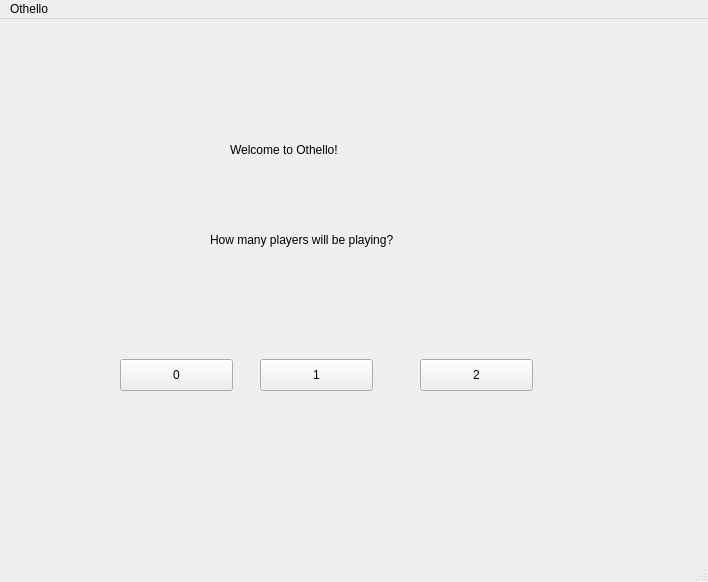
<?xml version="1.0" encoding="UTF-8"?>
<ui version="4.0">
 <class>gameplay</class>
 <widget class="QMainWindow" name="gameplay">
  <property name="geometry">
   <rect>
    <x>0</x>
    <y>0</y>
    <width>708</width>
    <height>582</height>
   </rect>
  </property>
  <property name="windowTitle">
   <string>gameplay</string>
  </property>
  <widget class="QWidget" name="centralwidget">
   <widget class="QLabel" name="intro_lb1">
    <property name="geometry">
     <rect>
      <x>210</x>
      <y>190</y>
      <width>251</width>
      <height>61</height>
     </rect>
    </property>
    <property name="text">
     <string>How many players will be playing?</string>
    </property>
   </widget>
   <widget class="QLabel" name="intro_lb2">
    <property name="geometry">
     <rect>
      <x>230</x>
      <y>100</y>
      <width>151</width>
      <height>61</height>
     </rect>
    </property>
    <property name="text">
     <string>Welcome to Othello!</string>
    </property>
   </widget>
   <widget class="QPushButton" name="bt">
    <property name="geometry">
     <rect>
      <x>120</x>
      <y>340</y>
      <width>113</width>
      <height>32</height>
     </rect>
    </property>
    <property name="text">
     <string>0</string>
    </property>
   </widget>
   <widget class="QPushButton" name="bt_2">
    <property name="geometry">
     <rect>
      <x>260</x>
      <y>340</y>
      <width>113</width>
      <height>32</height>
     </rect>
    </property>
    <property name="text">
     <string>1</string>
    </property>
   </widget>
   <widget class="QPushButton" name="bt_3">
    <property name="geometry">
     <rect>
      <x>420</x>
      <y>340</y>
      <width>113</width>
      <height>32</height>
     </rect>
    </property>
    <property name="text">
     <string>2</string>
    </property>
   </widget>
   <widget class="QWidget" name="horizontalLayoutWidget">
    <property name="geometry">
     <rect>
      <x>20</x>
      <y>19</y>
      <width>581</width>
      <height>41</height>
     </rect>
    </property>
    <layout class="QHBoxLayout" name="horizontalLayout">
     <property name="spacing">
      <number>0</number>
     </property>
    </layout>
   </widget>
   <widget class="QWidget" name="horizontalLayoutWidget_2">
    <property name="geometry">
     <rect>
      <x>20</x>
      <y>80</y>
      <width>591</width>
      <height>41</height>
     </rect>
    </property>
    <layout class="QHBoxLayout" name="horizontalLayout_2">
     <property name="spacing">
      <number>0</number>
     </property>
    </layout>
   </widget>
   <widget class="QWidget" name="horizontalLayoutWidget_3">
    <property name="geometry">
     <rect>
      <x>20</x>
      <y>140</y>
      <width>591</width>
      <height>41</height>
     </rect>
    </property>
    <layout class="QHBoxLayout" name="horizontalLayout_3">
     <property name="spacing">
      <number>0</number>
     </property>
    </layout>
   </widget>
   <widget class="QWidget" name="horizontalLayoutWidget_4">
    <property name="geometry">
     <rect>
      <x>20</x>
      <y>200</y>
      <width>601</width>
      <height>41</height>
     </rect>
    </property>
    <layout class="QHBoxLayout" name="horizontalLayout_4">
     <property name="spacing">
      <number>0</number>
     </property>
    </layout>
   </widget>
   <widget class="QWidget" name="horizontalLayoutWidget_5">
    <property name="geometry">
     <rect>
      <x>20</x>
      <y>260</y>
      <width>601</width>
      <height>41</height>
     </rect>
    </property>
    <layout class="QHBoxLayout" name="horizontalLayout_5">
     <property name="spacing">
      <number>0</number>
     </property>
    </layout>
   </widget>
   <widget class="QWidget" name="horizontalLayoutWidget_6">
    <property name="geometry">
     <rect>
      <x>20</x>
      <y>320</y>
      <width>601</width>
      <height>41</height>
     </rect>
    </property>
    <layout class="QHBoxLayout" name="horizontalLayout_6">
     <property name="spacing">
      <number>0</number>
     </property>
    </layout>
   </widget>
   <widget class="QWidget" name="horizontalLayoutWidget_7">
    <property name="geometry">
     <rect>
      <x>20</x>
      <y>380</y>
      <width>601</width>
      <height>41</height>
     </rect>
    </property>
    <layout class="QHBoxLayout" name="horizontalLayout_7">
     <property name="spacing">
      <number>0</number>
     </property>
    </layout>
   </widget>
   <widget class="QWidget" name="horizontalLayoutWidget_8">
    <property name="geometry">
     <rect>
      <x>20</x>
      <y>430</y>
      <width>601</width>
      <height>41</height>
     </rect>
    </property>
    <layout class="QHBoxLayout" name="horizontalLayout_8">
     <property name="spacing">
      <number>0</number>
     </property>
    </layout>
   </widget>
  </widget>
  <widget class="QMenuBar" name="menubar">
   <property name="geometry">
    <rect>
     <x>0</x>
     <y>0</y>
     <width>708</width>
     <height>22</height>
    </rect>
   </property>
   <widget class="QMenu" name="menuOthello">
    <property name="title">
     <string>Othello</string>
    </property>
   </widget>
   <addaction name="menuOthello"/>
  </widget>
  <widget class="QStatusBar" name="statusbar"/>
 </widget>
 <resources/>
 <connections/>
</ui>
